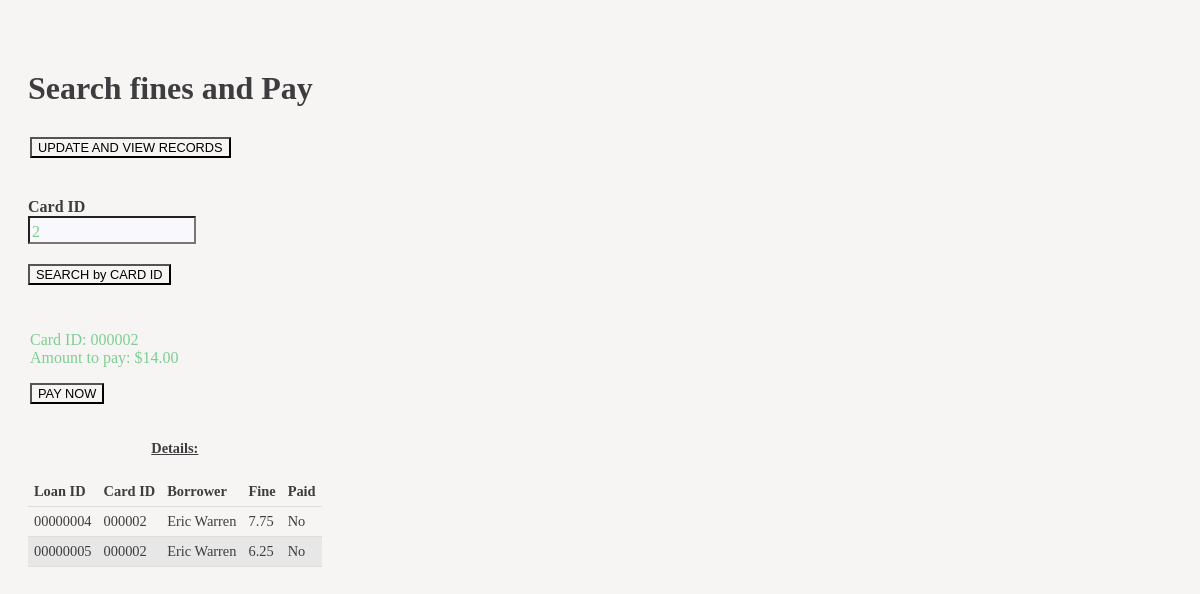
Screenshot of /library/fine.php?cardID=2 with the database file from the repository.
### tables this page shows
CREATE TABLE `FINES` (
  `Loan_id` int(8) UNSIGNED ZEROFILL NOT NULL,
  `Fine_amt` decimal(10,2) NOT NULL,
  `Paid` tinyint(1) NOT NULL DEFAULT '0'
);

CREATE TABLE `BOOK_LOANS` (
  `Loan_id` int(8) UNSIGNED ZEROFILL NOT NULL,
  `Isbn13` varchar(13) NOT NULL,
  `Card_id` int(6) UNSIGNED ZEROFILL NOT NULL,
  `Date_out` date NOT NULL,
  `Due_date` date NOT NULL,
  `Date_in` date NOT NULL
);

CREATE TABLE `BORROWER` (
  `Card_id` int(6) UNSIGNED ZEROFILL NOT NULL,
  `Ssn` varchar(11) NOT NULL,
  `Bname` varchar(255) DEFAULT NULL,
  `Address` varchar(255) DEFAULT NULL,
  `Phone` varchar(50) DEFAULT NULL,
  `Copies_borrow` int(1) DEFAULT NULL
);

### library/fine.php (the view, shortened to what this page needs)
<!DOCTYPE html>
<html lang="en">
<head>
    <link rel="stylesheet" type="text/css" href="mycss.css">
</head>
<body>
<?php
include('config.php');
if (isset($_GET['cardID']))
	$cardID=$_GET['cardID'];
else
	$cardID='';
?>
<h1>Search fines and Pay</h1>
<p class="g3"><a href="updatefine.php"><button type="button">UPDATE AND VIEW RECORDS</button></button></a></p>
	<form action="fine.php" method="get">
        <div><label for="cardID">Card ID</label><div><input type="text" id="cardID" name="cardID" placeholder="Please Enter Card ID" value="<?php echo $cardID?>"></div></div>
        <button type="submit">SEARCH by CARD ID</button>
    </form>
<?php
if (isset($_GET['cardID']) && !isset($_GET['pay'])){
	$cardID=$_GET['cardID'];
	$query="SELECT SUM(FINES.Fine_amt), Card_id FROM FINES, BOOK_LOANS WHERE FINES.Loan_id=BOOK_LOANS.Loan_id AND FINES.Paid=\"0\" AND BOOK_LOANS.Card_id =\"". $cardID ."\"";
	$res=mysqli_query($conn,$query);
	$resArray=mysqli_fetch_array($res);
	if($resArray['SUM(FINES.Fine_amt)']!=NULL){
?>
	<div class="g2">
	<p>Card ID: <?php echo $resArray['Card_id'];?><br>
	       Amount to pay: $<?php echo $resArray['SUM(FINES.Fine_amt)'];?></p>
	<p><a href="fine.php?cardID=<?php echo $cardID;?>&pay=1"><button type="button">PAY NOW</button></button></a></p>
	</div>
<?php
   $query="SELECT * FROM FINES, BOOK_LOANS, BORROWER WHERE FINES.Loan_id=BOOK_LOANS.Loan_id AND BOOK_LOANS.Card_id=BORROWER.Card_id AND BOOK_LOANS.Card_id =\"". $cardID ."\" AND FINES.Paid=\"0\"";
	$res=mysqli_query($conn, $query);
?>
	<table>
        <caption>Details:</caption>
        <thead>
            <tr>
                <th>Loan ID</th>
                <th>Card ID</th>
                <th>Borrower</th>
                <th>Fine</th>
                <th>Paid</th>
            </tr>
        </thead>
     	<tbody>
<?php
	while($resArray=mysqli_fetch_array($res)) {
?>
            <tr>
			       <td><?php echo $resArray['Loan_id']; ?></td>
                <td><?php echo $resArray['Card_id']; ?></td>
                <td><?php echo $resArray['Bname']; ?></td>
                <td><?php echo $resArray['Fine_amt']; ?></td>
<?php
    if($resArray['Paid']=='0')
	      echo "<td>No</td>";
    else
	      echo "<td>Yes</td>";
?>
            </tr>
<?php
	}
?>
		</tbody>
    </table>
<?php
	}
	else{
?>
    <br>
	<p class="g3">No fines found. </p>
<?php
	}
}
?>
</body>
</html>

### library/mycss.css (style rules this page uses)
body { background-color: #f6f5f3; color: #3d3d3f; font-family: Times; font-size: 16px; }
h1 { margin: 70px 10px 30px 20px; }
form { margin: 10px 20px; }
label { font-weight: bold; }
input { margin-bottom: 20px; padding-top: 5px; background-color: #f9f8fd; color: #7dce94; font-size: 100%; font-family: Times; }
input[type=text] { -webkit-transition: width 1s ease-in-out; transition: width 1s ease-in-out; color: #7dce94; }
button { font-size: 80%; cursor: pointer; background-color: #f6f5f3; }
a:link, a:visited { color:#3d3d3f; }
caption { font-weight: bold; text-decoration: underline; padding: 20px 0px; }
table { font-size: 90%; border-collapse: collapse; margin-left:20px; margin-right:40px; margin-bottom: 60px; }
th, td { border-bottom: 1px solid #ddd; padding: 6px; text-align: left; }
tr:nth-child(even) { background: #e7e7e7; }
.g2 { padding-top: 20px; color: #7dce94; margin-left: 22px; }
.g3 { margin-left: 22px; margin-bottom: 40px; }

### rows the page displays
fines: Loan_id.Loan_id "00000004", borrower.Card_id "000002", borrower.Bname "Eric Warren", Fine_amt "7.75", Paid "No"
fines: Loan_id.Loan_id "00000005", borrower.Card_id "000002", borrower.Bname "Eric Warren", Fine_amt "6.25", Paid "No"

### other values shown
$resArray['Card_id'] "000002"
$resArray['SUM(FINES.Fine_amt)'] "14.00"
